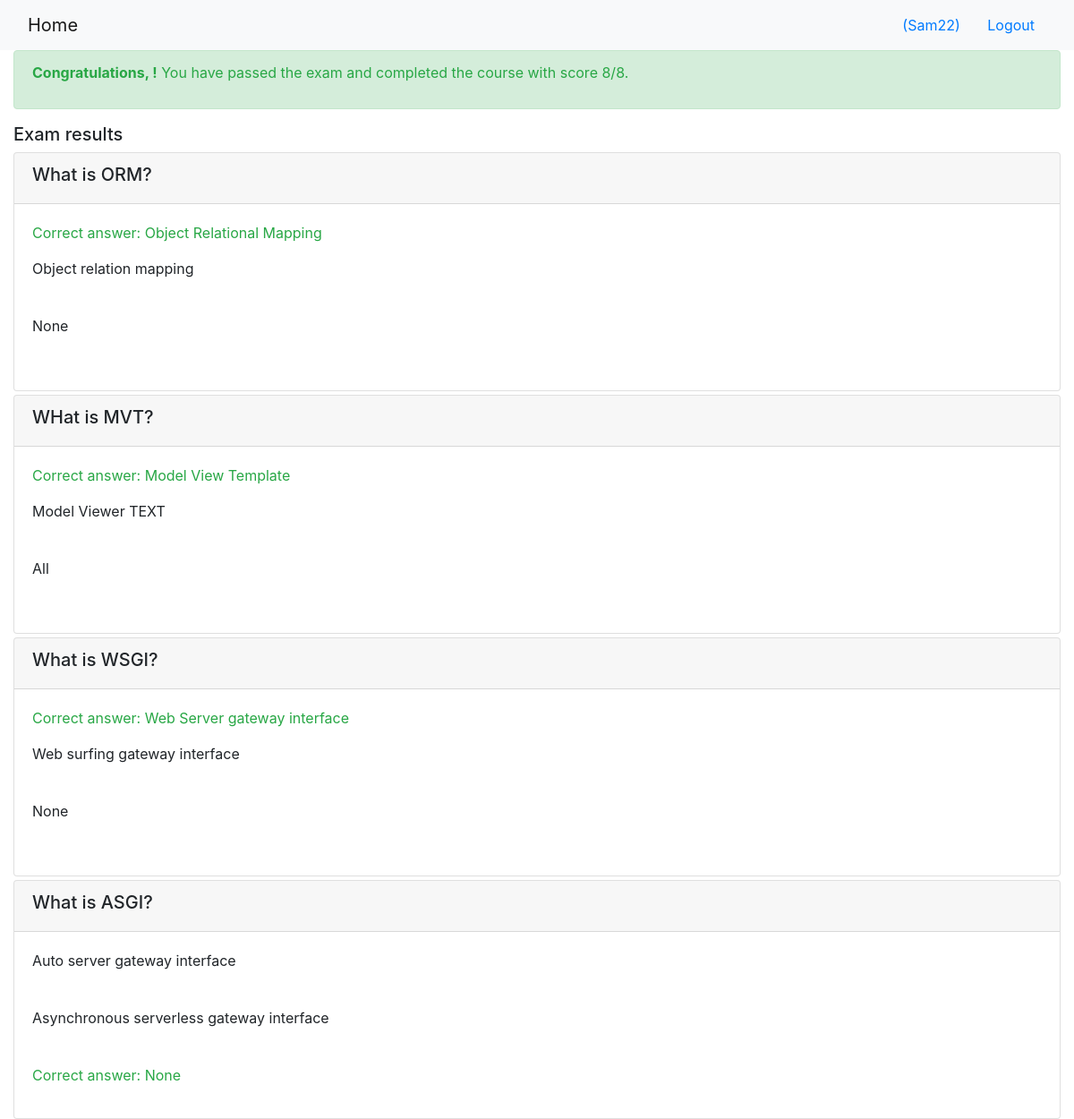
The page /onlinecourse/course/1/submission/1/result/ (signed in) on the database its author committed.
### onlinecourse/models.py (models this page shows)
class Question(models.Model):
    course = models.ForeignKey(Course, on_delete = models.CASCADE)
    question_text = models.TextField()
    grade = models.IntegerField(default = 0)
    def is_get_score(self, selected_ids):
        all_answers = self.choice_set.filter(is_correct=True).count()
        selected_correct = self.choice_set.filter(is_correct=True, id__in=selected_ids).count()
        if all_answers == selected_correct:
            return True
        else:
            return False

class Choice(models.Model):
    question = models.ForeignKey(Question, on_delete= models.CASCADE)
    choice_text = models.TextField()
    is_correct = models.BooleanField(default = False)

### onlinecourse/views.py (the view)
# urls.py: path('course/<int:course_id>/submission/<int:submission_id>/result/',views.show_exam_result,name='show_exam_result'),
def show_exam_result(request, course_id, submission_id):
    course = Course.objects.get(id=course_id)
    submission = Submission.objects.get(id=submission_id)
    max_score =0
    score = 0
    for question in Question.objects.filter(course=course_id):
        max_score += question.grade
        if question.is_get_score(submission.choices.filter(question=question)):
            score += question.grade
    grade = int((score / max_score)*100)
    context = {}
    context['user'] = request.user
    context['course'] = course
    context['max_score'] = max_score
    context['score'] = score
    context['grade'] = grade
    context['submission'] = submission
    context['choices'] = list(submission.choices.all())
    return render(request,'onlinecourse/exam_result_bootstrap.html',context)

### onlinecourse/templates/onlinecourse/exam_result_bootstrap.html (shortened to what this page needs)
<!DOCTYPE html>
<html lang="en">
<head>
    {% load static %}
    <link rel="stylesheet" href="https://maxcdn.bootstrapcdn.com/bootstrap/4.5.2/css/bootstrap.min.css">
</head>
<body>
 <nav class="navbar navbar-light bg-light">
    <div class="container-fluid">
        <div class="navbar-header">
              <a class="navbar-brand" href="{% url 'onlinecourse:index' %}">Home</a>
        </div>
        <ul class="nav navbar-nav navbar-right">
            {% if user.is_authenticated %}
            <li>
                <a class="btn btn-link" href="#">{{ user.first_name }}({{ user.username }})</a>
                <a class="btn btn-link" href="{% url 'onlinecourse:logout' %}">Logout</a>
            </li>
            {% endif %}
        </ul>
    </div>
</nav>
<div class="container-fluid">
    {% if grade > 80 %}
    <div class="alert alert-success">
        <p class="text text-success"><b>Congratulations, {{user.first_name}}!</b> You have passed the exam and completed the course with score {{ score }}/{{ max_score }}.</p>
    </div>
        {% else %}
        <div class="alert alert-danger">
            <p class="text text-danger"><b>Failed</b> Sorry, {{user.first_name}} You have failed with score {{ score }}/{{ max_score }}.</p>
        </div>
        <a class="btn btn-link text-danger" href="{% url 'onlinecourse:course_details' course.id %}">Re-test</a>
        {% endif %}
        <div class="card-columns-vertical mt-1">
        <h5 class="">Exam results</h5>
            {% for question in course.question_set.all %}
                <div class="card mt-1">
                    <div class="card-header"><h5>{{ question.question_text}}</h5></div>
                    <div class="card-body">
                        {% for choice in question.choice_set.all %}
                              {% if choice.is_correct is True and choice in choices %}
                              <p class="text text-success"> Correct answer: {{choice.choice_text}}</p>
                              {% elif choice.is_correct is True and choice not in choices %}
                              <p class="text text-warning">Not selected: {{choice.choice_text}}</p>
                              {% elif choice.is_correct is False and choice in choices %}
                              <p class="text text-danger">Wrong Answer: {{choice.choice_text}}</p>
                              {% else %}
                              <p>{{choice.choice_text}}</p> <br>
                              {% endif %}
                        {% endfor %}
                    </div>
                </div>
                {% endfor %}
        </div>
    </div>
</body>
</html>

### rows shown on the page
Question: question_text "What is ORM?"
Choice: choice_text "Object Relational Mapping"
Choice: choice_text "Object relation mapping"
Choice: choice_text "None"
Question: question_text "WHat is MVT?"
Choice: choice_text "Model View Template"
Choice: choice_text "Model Viewer TEXT"
Choice: choice_text "All"
Question: question_text "What is WSGI?"
Choice: choice_text "Web Server gateway interface"
Choice: choice_text "Web surfing gateway interface"
Choice: choice_text "None"
Question: question_text "What is ASGI?"
Choice: choice_text "Auto server gateway interface"
Choice: choice_text "Asynchronous serverless gateway interface"
Choice: choice_text "None"

### other values the page prints
{{ user.username }} "Sam22"
{{ score }} "8"
{{ max_score }} "8"
